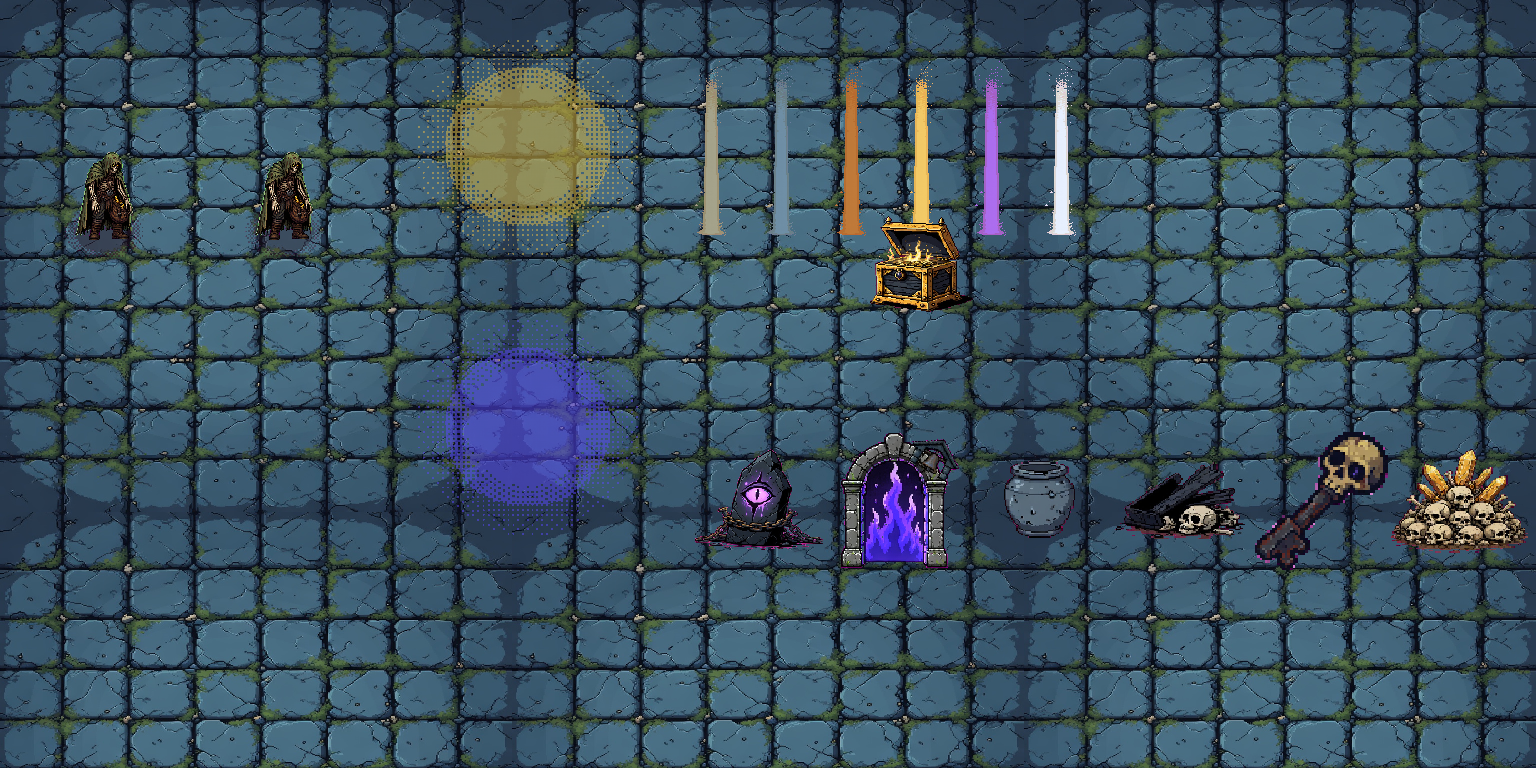

Here is the Python script that generated this plot:
#!/usr/bin/env python3
"""Offline repro of the post-review pixel transforms ArtPOI assets receive at runtime.

Phaser `setTint(c)` multiplies texture RGB by c; `setAlpha(a)` scales alpha. This composites,
on the castle floor tile (canon, no FLOOR_GRADE applied here — see report):
  - fx-shadow at alpha 0.45 under hero-idle frame 0 (PRD-V2 §13.1 hero) and 0.35 (trash)
  - fx-lightpool tinted torch-amber #e8c547 and dusk-violet #5b4bff at alpha 0.5
  - fx-chest-beam frame 0 tinted with each rarity colour (PRD-V2 §5.15.1)
  - POI / gate / breakable samples at 1:1 over the same floor
Output: art/briefs/v2-poi/runtime-preview.png   (cwd = game root)
"""
from PIL import Image

G = "public/assets/generated/"


def tint(im, hexc, alpha=1.0):
    c = tuple(int(hexc[i:i + 2], 16) for i in (1, 3, 5))
    px = im.load()
    out = im.copy()
    po = out.load()
    for y in range(im.height):
        for x in range(im.width):
            r, g, b, a = px[x, y]
            po[x, y] = (r * c[0] // 255, g * c[1] // 255, b * c[2] // 255, int(a * alpha))
    return out


def fade(im, alpha):
    r, g, b, a = im.split()
    return Image.merge("RGBA", (r, g, b, a.point(lambda v: int(v * alpha))))


def frame(path, cols, rows, idx=0):
    im = Image.open(path).convert("RGBA")
    w, h = im.width // cols, im.height // rows
    return im.crop(((idx % cols) * w, (idx // cols) * h, (idx % cols + 1) * w, (idx // cols + 1) * h))


floor = Image.open(G + "zone-castle/floor-castle/sprite.png").convert("RGBA")
W, H = 1536, 768
canvas = Image.new("RGBA", (W, H))
for y in range(0, H, floor.height):
    for x in range(0, W, floor.width):
        canvas.alpha_composite(floor, (x, y))

shadow = Image.open(G + "fx-v2/fx-shadow/sprite.png").convert("RGBA")
hero = frame(G + "hero/hero-idle/sprite-sheet.png", 2, 2)
for i, a in enumerate((0.45, 0.35)):
    x = 40 + i * 180
    canvas.alpha_composite(fade(shadow, a), (x, 200))
    canvas.alpha_composite(hero.resize((128, 128), Image.NEAREST), (x, 120))

pool = Image.open(G + "fx-v2/fx-lightpool/sprite.png").convert("RGBA").resize((256, 256), Image.NEAREST)
canvas.alpha_composite(tint(pool, "#e8c547", 0.5), (400, 20))
canvas.alpha_composite(tint(pool, "#5b4bff", 0.5), (400, 300))

beam = frame(G + "fx-v2/fx-chest-beam/sprite-sheet.png", 4, 1)
for i, c in enumerate(("#a5a38b", "#6f8fa6", "#c07a3a", "#f3ca67", "#ad6eef", "#e8f0ff")):
    canvas.alpha_composite(tint(beam, c), (680 + i * 70, 20))
chest = frame(G + "poi/poi-chest-t3/sprite-sheet.png", 2, 2, 3)
canvas.alpha_composite(chest, (680 + 70 * 3 - 32, 200))

x = 680
for p, cols, rows, idx in (("poi/poi-shrine-curse", 2, 2, 2), ("gates-v2/gate-bell-open", 2, 2, 2),
                           ("breakables/brk-castle", 3, 2, 0), ("breakables/brk-castle", 3, 2, 4),
                           ("pickups-v2/pk-key", 2, 2, 0), ("poi/poi-vein", 3, 1, 0)):
    f = frame(G + p + "/sprite-sheet.png", cols, rows, idx)
    s = 160 / max(f.width, f.height)
    f = f.resize((int(f.width * s), int(f.height * s)), Image.NEAREST)
    canvas.alpha_composite(f, (x, 420))
    x += 140

canvas.save("art/briefs/v2-poi/runtime-preview.png")
print("wrote art/briefs/v2-poi/runtime-preview.png")
